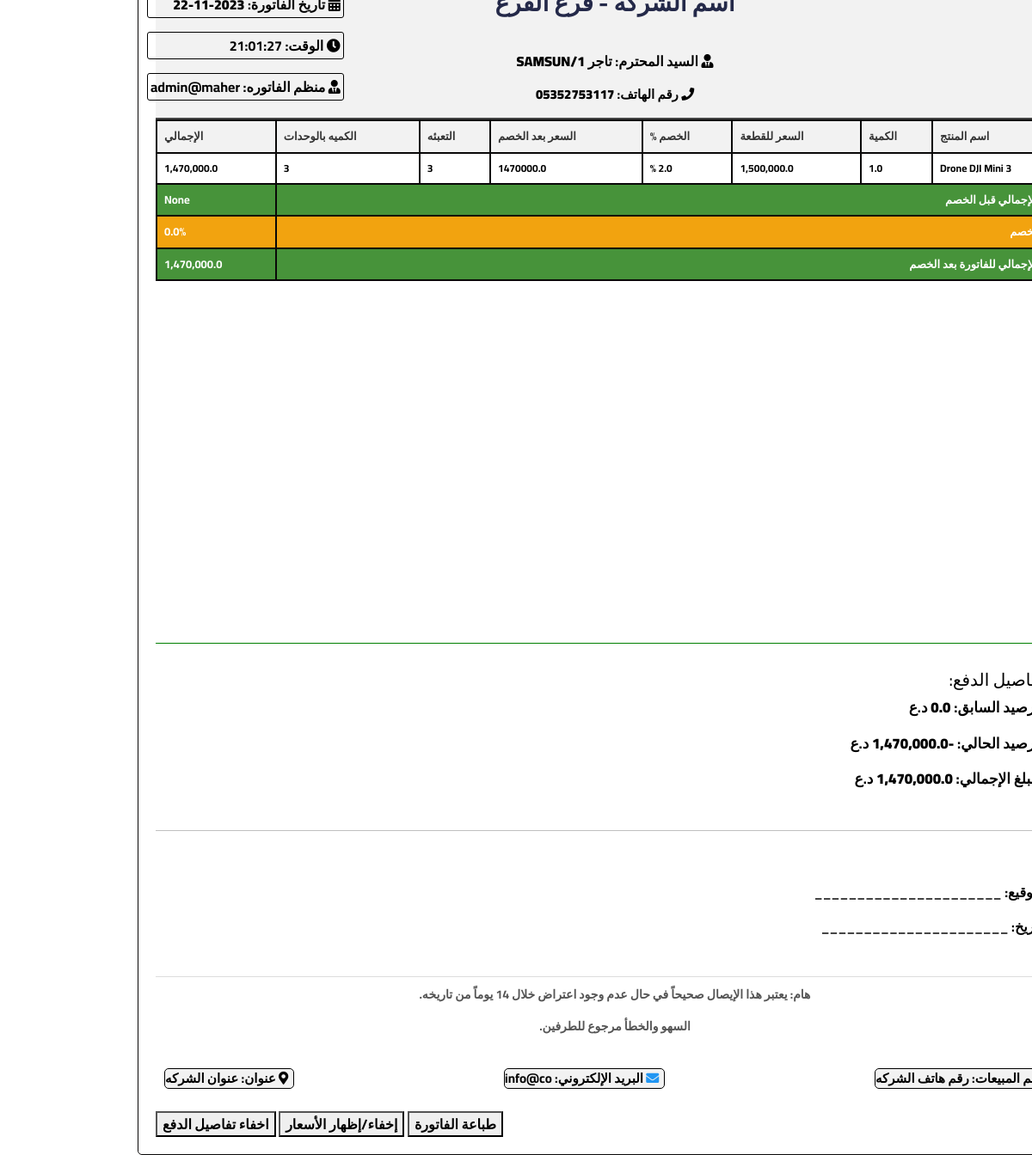
Screenshot of /inviocefile/A36629 (signed in) with the database file from the repository.
### pro1/models.py (models this page shows, shortened)
class Agent(models.Model):
    name = models.CharField(max_length=100)
    phone = models.CharField(max_length=15, null=True)
    address = models.TextField(max_length=255, null=True)

class Invoice(models.Model):
    invoice_number = models.CharField(max_length=100, default=generate_invoice_number, unique=True)
    date = models.DateTimeField(default=timezone.now)
    agent = models.ForeignKey(Agent, on_delete=models.CASCADE)
    totalAmountbeforediscount = models.DecimalField(max_digits=15, decimal_places=1, null=True)
    total = models.DecimalField(max_digits=15, decimal_places=1, null=True)
    payment = models.CharField(max_length=100, null=True)
    balncagentlast = models.DecimalField(max_digits=15, decimal_places=1, null=True)
    balncagentafter = models.DecimalField(max_digits=15, decimal_places=1, null=True)
    payment_date = models.DateField(null=True, blank=True)
    admin = models.CharField(max_length=255, null=True)
    notes = models.TextField(null=True)
    discount = models.DecimalField(max_digits=10, decimal_places=1, default=0.0)

class InvoiceItem(models.Model):
    invoice = models.ForeignKey(Invoice, related_name='items', on_delete=models.CASCADE)
    product = models.ForeignKey(Productx, on_delete=models.CASCADE)
    quantity = models.DecimalField(max_digits=15, decimal_places=1, null=True)
    selling_price = models.DecimalField(max_digits=15, decimal_places=1)
    total = models.DecimalField(max_digits=15, decimal_places=1, null=True)
    discount = models.DecimalField(max_digits=15, decimal_places=1, null=True)
    quantity_after_discount = models.DecimalField(max_digits=15, decimal_places=1, null=True)
    pkage_total = models.IntegerField(null=True)
    pakge = models.IntegerField(null=True)
    costperone_price = models.DecimalField(max_digits=15, decimal_places=1, null=True)

class Productx(models.Model):
    name = models.CharField(max_length=100, verbose_name="اسم المنتج")
    description = models.TextField(verbose_name="الوصف", null=True)
    cost_price = models.DecimalField(max_digits=10, decimal_places=2, verbose_name="سعر التكلفة للقطعة")
    sale_price = models.DecimalField(max_digits=10, decimal_places=2, verbose_name="سعر البيع للقطعة")
    manufacturer = models.CharField(max_length=100, verbose_name="الشركة المصنعة")
    quantity_in_stock = models.IntegerField(verbose_name="الكمية في المخزن")
    product_image = models.ImageField(upload_to='products/', verbose_name="صورة المنتج")
    is_available = models.BooleanField(default=True, verbose_name="متوفر")
    date_added = models.DateTimeField(default=timezone.now, verbose_name="تاريخ الإضافة")
    category = models.ForeignKey(Category, on_delete=models.CASCADE, verbose_name="التصنيف")
    packing_value = models.DecimalField(max_digits=10, decimal_places=2, verbose_name="قيمة التعبئة" ,null=True)
    measurement_unit = models.CharField(max_length=50, verbose_name="وحدة القياس" ,null=True)
    discount_percentage = models.DecimalField(max_digits=5, decimal_places=2, verbose_name="نسبة الخصم", default=0.00)
    class Meta:
        verbose_name = "منتج"
        verbose_name_plural = "منتجات"

class CompanyInfo(models.Model):
    name = models.CharField(max_length=255, verbose_name="اسم الشركة")
    branch = models.CharField(max_length=255, verbose_name="الفرع", blank=True, null=True)
    address = models.TextField(verbose_name="عنوان الشركة")
    email = models.EmailField(verbose_name="البريد الإلكتروني للشركة")
    phone = models.CharField(max_length=50, verbose_name="رقم الهاتف", blank=True, null=True)
    logo = models.FileField(upload_to='logo/', null=True, blank=True)
    logo_url = models.TextField(null=True)

### pro1/views.py (the view)
# urls.py: path('inviocefile/<str:number>', views.inviocefile, name='inviocefile'),
@login_required
def inviocefile(request, number):
    invoice = Invoice.objects.get(invoice_number=number)
    from datetime import datetime
    now = datetime.now()
    current_date = now.strftime('%Y-%m-%d')  # التنسيق: سنة-شهر-يوم
    current_time = now.strftime('%H:%M:%S')  # التنسيق: ساعة:دقيقة:ثانية
    context = {
        'agent': invoice.agent,
        'invoice': invoice,
        'items': invoice.items.all(),
        'Company': CompanyInfo.objects.last(),
        'today_date': current_date,
        'current_time': current_time,
    }
    return render(request, 'inv.html', context)

### templates/inv.html (shortened to what this page needs)
{% load static %}
{% load humanize %}
<!DOCTYPE html>
<html lang="ar">
<head>
    <link rel="stylesheet" href="https://stackpath.bootstrapcdn.com/bootstrap/4.5.2/css/bootstrap.min.css">
    <link rel="stylesheet" href="https://cdnjs.cloudflare.com/ajax/libs/font-awesome/5.15.1/css/all.min.css">
</head>
<body>
  <div class="invoice-container" style=";margin-right: auto;margin-left: auto;position: absolute;top:-70px;right: -70px;min-width: 1110px">
  <div style="background-color: #f2f2f2;border-bottom: 2px solid #444;">
    <header class="print-header" style="display: flex; justify-content:center; padding: 10px">
            <div style="text-align: center;">
                <h3 style="color: #242949; font-weight: bold;">{{ Company.name }} - فرع {{ Company.branch }}</h3>
            </div>
        </header>
        <div>
            <p style="text-align: center;font-size: 16px"><i class="fas fa-user-tie"></i> السيد المحترم: <strong>{{ agent.name }}/{{ agent.address }}</strong></p>
            <p style="text-align: center;font-size: 15px"><i class="fas fa-phone"></i> رقم الهاتف: <strong>{{ agent.phone }}</strong></p>
        </div>
</div>
   <div class="invoice-info" style="text-align: center;position: absolute;top:10px;left:10px" >
    <p style="text-align: right;border: 1px solid black;border-radius: 3px;padding: 3px"><i class="fas fa-calendar-alt"></i> تاريخ الفاتورة: <strong>{{ invoice.date | date:"Y-m-d" }}</strong></p>
     <p style="text-align: right;border: 1px solid black;border-radius: 3px;padding: 3px"><i class="fas fa-clock"></i> الوقت: {{ current_time }}</p>
        <p style="text-align: right;border: 1px solid black;border-radius: 3px;padding: 3px"><i class="fas fa-user-tie"></i> منظم الفاتوره: {{ invoice.admin }}</p>
</div>
      <div style="min-height: 610px;border-bottom: 1px solid green">
    <table class="invoice-table">
      <thead >
        <tr style="font-size: 13px;background-color: green;color: white">
          <th>اسم المنتج</th>
          <th>الكمية</th>
          <th>السعر للقطعة</th>
          <th>الخصم %</th>
          <th>السعر بعد الخصم</th>
            <th>التعبئه</th>
            <th>الكميه بالوحدات</th>
          <th>الإجمالي</th>
        </tr>
      </thead>
      <tbody>
        {% for item in items %}
        <tr style="font-size: 12px">
          <td>{{ item.product.name }}</td>
          <td>{{ item.quantity }}</td>
          <td class="price-cell">{{ item.selling_price|intcomma }}</td>
          <td class="discount-cell">{{ item.discount}} %</td>
          <td class="discount-cell">{{ item.quantity_after_discount }}</td>
            <td>{{ item.pakge }}</td>
            <td>{{ item.pkage_total }}</td>
          <td class="price-cell">{{ item.total|intcomma }}</td>
        </tr>
        {% endfor %}
      </tbody>
<tfoot>
    <tr style="font-size: 13px; background-color: #47933a; color: white">
        <td colspan="7" style="text-align: right;">المبلغ الإجمالي قبل الخصم</td>
        <td>{{ invoice.totalAmountbeforediscount|intcomma }}</td>
    </tr>
    <tr style="font-size: 13px; background-color: #f2a30f; color: white">
        <td colspan="7" style="text-align: right;">نسبة الخصم</td>
        <td>{{ invoice.discount }}%</td>
    </tr>
    <tr style="font-size: 13px; background-color: #47933a; color: white">
        <td colspan="7" style="text-align: right;">المبلغ الإجمالي للفاتورة بعد الخصم</td>
        <td>{{ invoice.total|intcomma }}</td>
    </tr>
</tfoot>
    </table>
      </div>
<div class="total-amount" style="margin-top: 20px;margin-bottom: 20px;font-size: 20px;padding: 10px">
  <h5> تفاصيل الدفع:</h5>
  <p style="font-size: 17px"> الرصيد السابق: <strong class="priceT-T">{{ invoice.balncagentlast|intcomma }}</strong> د.ع</p>
  <p style="font-size: 17px"> الرصيد الحالي: <strong class="priceT-T">{{ invoice.balncagentafter|intcomma }}</strong> د.ع</p>
  <p style="font-size: 17px"> المبلغ الإجمالي: <strong class="priceT-T">{{ invoice.total|intcomma }}</strong> د.ع</p>
</div>
<div style="height: 30px;padding-top: 20px;border-top: 1px solid silver"></div>
<div class="signature-space" style="margin-top: 20px;text-align: right;padding: 10px">
  <p > التوقيع: ______________________</p>
  <p> التاريخ: ______________________</p>
</div>
<div class="invoice-notes">
    <p>هام: يعتبر هذا الإيصال صحيحاً في حال عدم وجود اعتراض خلال 14 يوماً من تاريخه.</p>
    <p>السهو والخطأ مرجوع للطرفين.</p>
</div>
   <div style="display: flex; justify-content: space-between; margin-top: 2px; padding: 10px">
    <p style="text-align: center; border: 1px solid black; border-radius: 5px; padding-right: 6px; background-color: #f2f2f2;font-size: 15px">
        رقم المبيعات: {{ Company.phone }}
    </p>
    <p style="text-align: center; border: 1px solid black; border-radius: 5px; padding-right: 6px; background-color: #f2f2f2;font-size: 15px">
        <i class="fas fa-envelope" style="color: #2196F3;"></i>
        البريد الإلكتروني: {{ Company.email }}
    </p>
          <p style="text-align: center; border: 1px solid black; border-radius: 5px; padding-right: 6px; background-color: #f2f2f2;font-size: 15px">
        <i class="fas fa-map-marker-alt"></i> عنوان: {{ Company.address }}
    </p>
  </div>
    <div class="no-print">
      <button onclick="window.print()">طباعة الفاتورة</button>
        <button onclick="togglePrices()">إخفاء/إظهار الأسعار</button>
        <button onclick="togglePrices2()">اخفاء تفاصيل الدفع</button>
    </div>
  </div>
</body>
</html>

### templates/inv.html (style rules this page uses)
* { direction: rtl; font-family: 'Cairo', sans-serif; }
body, h1, h2, h3, p, td, th { font-family: 'Cairo', sans-serif; }
.invoice-container { max-width: 1300px; margin: auto; padding: 20px; background: #fff; color: black; border: 1px solid #ddd; }
.invoice-info, .agent-info, .total-amount, .signature { margin-bottom: 20px; }
.invoice-table { width: 100%; border-collapse: collapse; }
.invoice-table th, .invoice-table td { border: 1px solid #ddd; padding: 8px; text-align: left; }
.invoice-table th { background-color: #f2f2f2; color: #333; }
.total-amount, .signature { text-align: right; }
.signature-space { padding-top: 5px; margin-top: 30px; }
.invoice-container { max-width: 1300px; margin: auto; padding: 20px; background: #fff; color: black; border: 1px solid #090808; border-radius: 5px; }
.invoice-table th, .invoice-table td { border: 2px solid #090808; padding: 8px; text-align: left; }
.total-amount, .signature { text-align: right; border-bottom: 1px dot-dot-dash black; }
.print-header { background-color: #f2f2f2; padding: 10px; margin-bottom: 15px; }
header.print-header { text-align: center; margin-bottom: 20px; padding-bottom: 10px; }
* { font-weight: bold; }
body { position: relative; }
.invoice-notes { text-align: center; margin-top: 20px; padding: 10px; border-top: 1px solid #ddd; font-size: 14px; color: #555; }

### rows the page displays
Agent: name "تاجر 1", address "SAMSUN", phone "05352753117"
Invoice: admin "admin@maher", totalAmountbeforediscount "None", discount "0.0", total "1,470,000.0", balncagentlast "0.0", balncagentafter "-1,470,000.0"
InvoiceItem: product.name "Drone DJI Mini 3", quantity "1.0", selling_price "1,500,000.0", discount "2.0", quantity_after_discount "1470000.0", pakge "3", pkage_total "3", total "1,470,000.0"
CompanyInfo: phone "رقم هاتف الشركه", email "info@co", address "عنوان الشركه"
